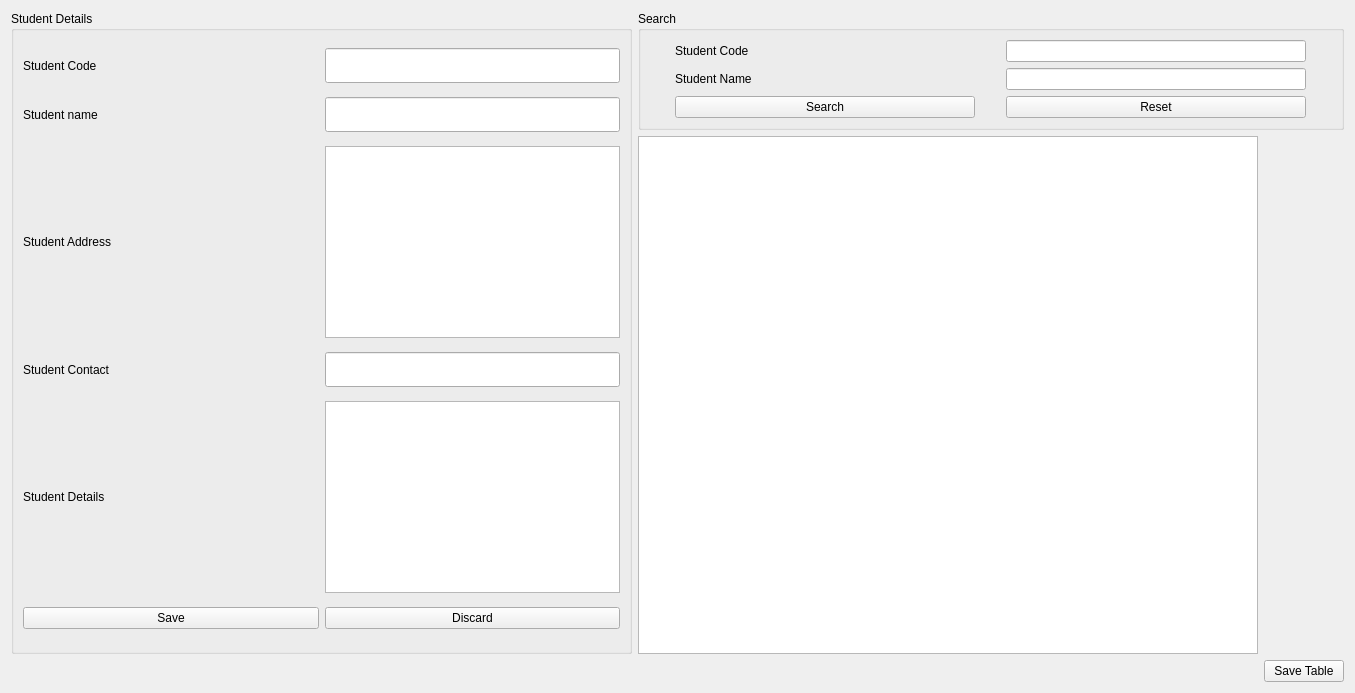
<?xml version="1.0" encoding="UTF-8"?>
<ui version="4.0">
 <class>Form</class>
 <widget class="QWidget" name="Form">
  <property name="geometry">
   <rect>
    <x>0</x>
    <y>0</y>
    <width>1355</width>
    <height>693</height>
   </rect>
  </property>
  <property name="windowTitle">
   <string>Form</string>
  </property>
  <layout class="QGridLayout" name="gridLayout_3">
   <item row="0" column="0" rowspan="2">
    <widget class="QGroupBox" name="groupBox">
     <property name="sizePolicy">
      <sizepolicy hsizetype="Expanding" vsizetype="Preferred">
       <horstretch>0</horstretch>
       <verstretch>0</verstretch>
      </sizepolicy>
     </property>
     <property name="title">
      <string>Student Details</string>
     </property>
     <layout class="QGridLayout" name="gridLayout">
      <item row="0" column="0">
       <widget class="QLabel" name="label">
        <property name="sizePolicy">
         <sizepolicy hsizetype="Minimum" vsizetype="Fixed">
          <horstretch>0</horstretch>
          <verstretch>0</verstretch>
         </sizepolicy>
        </property>
        <property name="minimumSize">
         <size>
          <width>200</width>
          <height>35</height>
         </size>
        </property>
        <property name="maximumSize">
         <size>
          <width>16777215</width>
          <height>16777215</height>
         </size>
        </property>
        <property name="text">
         <string>Student Code</string>
        </property>
       </widget>
      </item>
      <item row="0" column="1">
       <widget class="QLineEdit" name="studentCodeValue">
        <property name="sizePolicy">
         <sizepolicy hsizetype="Minimum" vsizetype="Fixed">
          <horstretch>0</horstretch>
          <verstretch>0</verstretch>
         </sizepolicy>
        </property>
        <property name="minimumSize">
         <size>
          <width>200</width>
          <height>35</height>
         </size>
        </property>
        <property name="maximumSize">
         <size>
          <width>16777215</width>
          <height>16777215</height>
         </size>
        </property>
       </widget>
      </item>
      <item row="1" column="0">
       <widget class="QLabel" name="label_2">
        <property name="sizePolicy">
         <sizepolicy hsizetype="Minimum" vsizetype="Fixed">
          <horstretch>0</horstretch>
          <verstretch>0</verstretch>
         </sizepolicy>
        </property>
        <property name="minimumSize">
         <size>
          <width>200</width>
          <height>35</height>
         </size>
        </property>
        <property name="maximumSize">
         <size>
          <width>16777215</width>
          <height>16777215</height>
         </size>
        </property>
        <property name="text">
         <string>Student name</string>
        </property>
       </widget>
      </item>
      <item row="1" column="1">
       <widget class="QLineEdit" name="studentNameValue">
        <property name="sizePolicy">
         <sizepolicy hsizetype="Minimum" vsizetype="Fixed">
          <horstretch>0</horstretch>
          <verstretch>0</verstretch>
         </sizepolicy>
        </property>
        <property name="minimumSize">
         <size>
          <width>200</width>
          <height>35</height>
         </size>
        </property>
        <property name="maximumSize">
         <size>
          <width>16777215</width>
          <height>16777215</height>
         </size>
        </property>
       </widget>
      </item>
      <item row="2" column="0">
       <widget class="QLabel" name="label_3">
        <property name="sizePolicy">
         <sizepolicy hsizetype="Minimum" vsizetype="Fixed">
          <horstretch>0</horstretch>
          <verstretch>0</verstretch>
         </sizepolicy>
        </property>
        <property name="minimumSize">
         <size>
          <width>200</width>
          <height>35</height>
         </size>
        </property>
        <property name="maximumSize">
         <size>
          <width>16777215</width>
          <height>16777215</height>
         </size>
        </property>
        <property name="text">
         <string>Student Address</string>
        </property>
       </widget>
      </item>
      <item row="2" column="1">
       <widget class="QTextEdit" name="studetnAddressValue">
        <property name="sizePolicy">
         <sizepolicy hsizetype="Minimum" vsizetype="Minimum">
          <horstretch>0</horstretch>
          <verstretch>0</verstretch>
         </sizepolicy>
        </property>
        <property name="minimumSize">
         <size>
          <width>200</width>
          <height>35</height>
         </size>
        </property>
        <property name="maximumSize">
         <size>
          <width>16777215</width>
          <height>16777215</height>
         </size>
        </property>
       </widget>
      </item>
      <item row="3" column="0">
       <widget class="QLabel" name="label_6">
        <property name="sizePolicy">
         <sizepolicy hsizetype="Minimum" vsizetype="Fixed">
          <horstretch>0</horstretch>
          <verstretch>0</verstretch>
         </sizepolicy>
        </property>
        <property name="minimumSize">
         <size>
          <width>200</width>
          <height>35</height>
         </size>
        </property>
        <property name="maximumSize">
         <size>
          <width>16777215</width>
          <height>16777215</height>
         </size>
        </property>
        <property name="text">
         <string>Student Contact</string>
        </property>
       </widget>
      </item>
      <item row="3" column="1">
       <widget class="QLineEdit" name="studetnContactValue">
        <property name="sizePolicy">
         <sizepolicy hsizetype="Minimum" vsizetype="Fixed">
          <horstretch>0</horstretch>
          <verstretch>0</verstretch>
         </sizepolicy>
        </property>
        <property name="minimumSize">
         <size>
          <width>200</width>
          <height>35</height>
         </size>
        </property>
        <property name="maximumSize">
         <size>
          <width>16777215</width>
          <height>16777215</height>
         </size>
        </property>
       </widget>
      </item>
      <item row="4" column="0">
       <widget class="QLabel" name="label_8">
        <property name="sizePolicy">
         <sizepolicy hsizetype="Minimum" vsizetype="Fixed">
          <horstretch>0</horstretch>
          <verstretch>0</verstretch>
         </sizepolicy>
        </property>
        <property name="minimumSize">
         <size>
          <width>200</width>
          <height>35</height>
         </size>
        </property>
        <property name="maximumSize">
         <size>
          <width>16777215</width>
          <height>16777215</height>
         </size>
        </property>
        <property name="text">
         <string>Student Details</string>
        </property>
       </widget>
      </item>
      <item row="4" column="1">
       <widget class="QTextEdit" name="studetnDetailsValue">
        <property name="sizePolicy">
         <sizepolicy hsizetype="Minimum" vsizetype="Fixed">
          <horstretch>0</horstretch>
          <verstretch>0</verstretch>
         </sizepolicy>
        </property>
        <property name="minimumSize">
         <size>
          <width>200</width>
          <height>35</height>
         </size>
        </property>
        <property name="maximumSize">
         <size>
          <width>16777215</width>
          <height>16777215</height>
         </size>
        </property>
       </widget>
      </item>
      <item row="5" column="0">
       <widget class="QPushButton" name="saveButton">
        <property name="text">
         <string>Save</string>
        </property>
       </widget>
      </item>
      <item row="5" column="1">
       <widget class="QPushButton" name="discardButton">
        <property name="text">
         <string>Discard</string>
        </property>
       </widget>
      </item>
     </layout>
    </widget>
   </item>
   <item row="0" column="1" colspan="2">
    <widget class="QGroupBox" name="groupBox_2">
     <property name="sizePolicy">
      <sizepolicy hsizetype="Expanding" vsizetype="Preferred">
       <horstretch>0</horstretch>
       <verstretch>0</verstretch>
      </sizepolicy>
     </property>
     <property name="title">
      <string>Search</string>
     </property>
     <layout class="QGridLayout" name="gridLayout_2">
      <item row="1" column="0">
       <widget class="QLabel" name="label_5">
        <property name="minimumSize">
         <size>
          <width>300</width>
          <height>0</height>
         </size>
        </property>
        <property name="maximumSize">
         <size>
          <width>300</width>
          <height>16777215</height>
         </size>
        </property>
        <property name="text">
         <string>Student Name</string>
        </property>
       </widget>
      </item>
      <item row="1" column="1">
       <widget class="QLineEdit" name="searchNameValue">
        <property name="minimumSize">
         <size>
          <width>300</width>
          <height>0</height>
         </size>
        </property>
        <property name="maximumSize">
         <size>
          <width>300</width>
          <height>16777215</height>
         </size>
        </property>
       </widget>
      </item>
      <item row="0" column="1">
       <widget class="QLineEdit" name="searchCodeValue">
        <property name="minimumSize">
         <size>
          <width>300</width>
          <height>0</height>
         </size>
        </property>
        <property name="maximumSize">
         <size>
          <width>300</width>
          <height>16777215</height>
         </size>
        </property>
       </widget>
      </item>
      <item row="0" column="0">
       <widget class="QLabel" name="label_4">
        <property name="minimumSize">
         <size>
          <width>300</width>
          <height>0</height>
         </size>
        </property>
        <property name="maximumSize">
         <size>
          <width>300</width>
          <height>16777215</height>
         </size>
        </property>
        <property name="text">
         <string>Student Code</string>
        </property>
       </widget>
      </item>
      <item row="2" column="1">
       <widget class="QPushButton" name="resetButton">
        <property name="text">
         <string>Reset</string>
        </property>
       </widget>
      </item>
      <item row="2" column="0">
       <widget class="QPushButton" name="searchButton">
        <property name="text">
         <string>Search</string>
        </property>
       </widget>
      </item>
     </layout>
    </widget>
   </item>
   <item row="1" column="1">
    <widget class="CourseItemTable" name="courseTable"/>
   </item>
   <item row="2" column="0" colspan="2">
    <spacer name="horizontalSpacer">
     <property name="orientation">
      <enum>Qt::Horizontal</enum>
     </property>
     <property name="sizeHint" stdset="0">
      <size>
       <width>1205</width>
       <height>20</height>
      </size>
     </property>
    </spacer>
   </item>
   <item row="2" column="2">
    <widget class="QPushButton" name="saveTableButton">
     <property name="text">
      <string>Save Table</string>
     </property>
    </widget>
   </item>
  </layout>
 </widget>
 <customwidgets>
  <customwidget>
   <class>CourseItemTable</class>
   <extends>QTableView</extends>
   <header>view.courseTableView</header>
  </customwidget>
 </customwidgets>
 <resources/>
 <connections/>
</ui>
